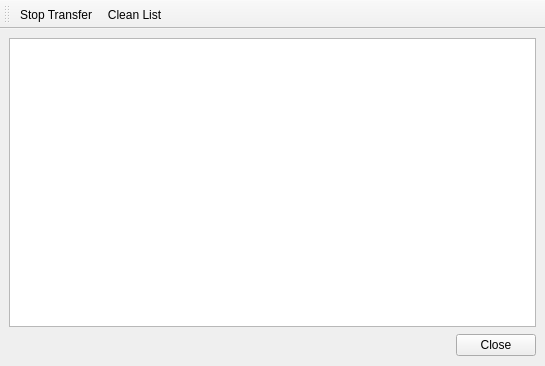
<?xml version="1.0" encoding="UTF-8"?>
<ui version="4.0">
 <class>TransferManagerWindow</class>
 <widget class="QMainWindow" name="TransferManagerWindow">
  <property name="geometry">
   <rect>
    <x>0</x>
    <y>0</y>
    <width>545</width>
    <height>366</height>
   </rect>
  </property>
  <property name="windowTitle">
   <string>Transfer Manager</string>
  </property>
  <widget class="QWidget" name="centralwidget">
   <layout class="QGridLayout" name="gridLayout">
    <item row="0" column="0" colspan="3">
     <widget class="QTableView" name="tableView"/>
    </item>
    <item row="1" column="0">
     <widget class="QLabel" name="statusLabel">
      <property name="text">
       <string/>
      </property>
     </widget>
    </item>
    <item row="1" column="1">
     <spacer name="horizontalSpacer">
      <property name="orientation">
       <enum>Qt::Horizontal</enum>
      </property>
      <property name="sizeHint" stdset="0">
       <size>
        <width>278</width>
        <height>24</height>
       </size>
      </property>
     </spacer>
    </item>
    <item row="1" column="2">
     <widget class="QDialogButtonBox" name="buttonBox">
      <property name="sizePolicy">
       <sizepolicy hsizetype="Expanding" vsizetype="Fixed">
        <horstretch>0</horstretch>
        <verstretch>0</verstretch>
       </sizepolicy>
      </property>
      <property name="standardButtons">
       <set>QDialogButtonBox::Close</set>
      </property>
     </widget>
    </item>
   </layout>
  </widget>
  <widget class="QToolBar" name="toolBar">
   <property name="windowTitle">
    <string>toolBar</string>
   </property>
   <attribute name="toolBarArea">
    <enum>TopToolBarArea</enum>
   </attribute>
   <attribute name="toolBarBreak">
    <bool>false</bool>
   </attribute>
   <addaction name="actionStopTransfer"/>
   <addaction name="actionCleanList"/>
  </widget>
  <action name="actionStopTransfer">
   <property name="text">
    <string>Stop Transfer</string>
   </property>
  </action>
  <action name="actionCleanList">
   <property name="text">
    <string>Clean List</string>
   </property>
  </action>
 </widget>
 <resources/>
 <connections>
  <connection>
   <sender>buttonBox</sender>
   <signal>rejected()</signal>
   <receiver>TransferManagerWindow</receiver>
   <slot>close()</slot>
   <hints>
    <hint type="sourcelabel">
     <x>482</x>
     <y>351</y>
    </hint>
    <hint type="destinationlabel">
     <x>265</x>
     <y>347</y>
    </hint>
   </hints>
  </connection>
 </connections>
</ui>
